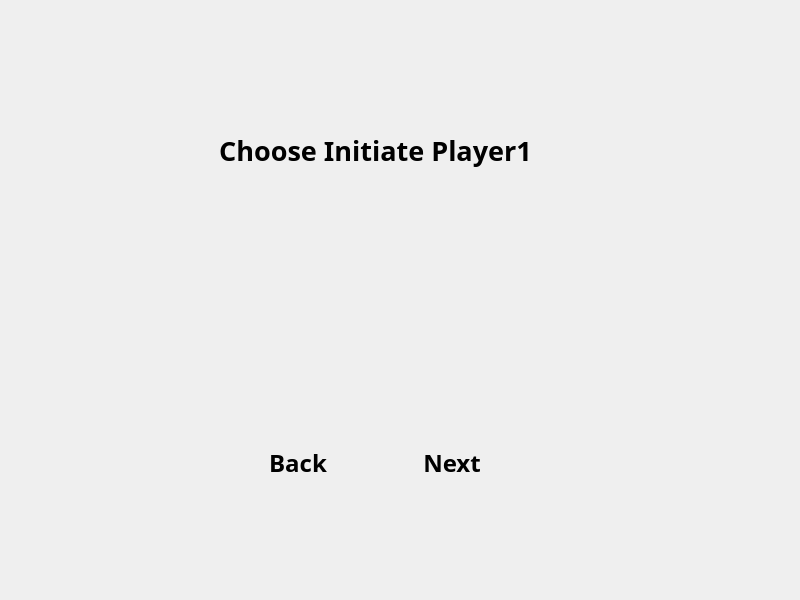
<?xml version="1.0" encoding="UTF-8"?>
<ui version="4.0">
 <class>Player1_Chooser</class>
 <widget class="QWidget" name="Player1_Chooser">
  <property name="geometry">
   <rect>
    <x>0</x>
    <y>0</y>
    <width>800</width>
    <height>600</height>
   </rect>
  </property>
  <property name="windowTitle">
   <string>Form</string>
  </property>
  <widget class="QLabel" name="Bg">
   <property name="geometry">
    <rect>
     <x>0</x>
     <y>0</y>
     <width>800</width>
     <height>600</height>
    </rect>
   </property>
   <property name="text">
    <string/>
   </property>
   <property name="pixmap">
    <pixmap resource="../../assets/assets.qrc">:/Items/titlescreen_new.jpg</pixmap>
   </property>
  </widget>
  <widget class="QLabel" name="ChooserBg">
   <property name="geometry">
    <rect>
     <x>194</x>
     <y>175</y>
     <width>360</width>
     <height>325</height>
    </rect>
   </property>
   <property name="text">
    <string/>
   </property>
   <property name="pixmap">
    <pixmap resource="../../assets/assets.qrc">:/Items/SeedChooser_Background.png</pixmap>
   </property>
   <property name="scaledContents">
    <bool>true</bool>
   </property>
  </widget>
  <widget class="QLabel" name="Title">
   <property name="geometry">
    <rect>
     <x>200</x>
     <y>130</y>
     <width>351</width>
     <height>41</height>
    </rect>
   </property>
   <property name="font">
    <font>
     <family>Papyrus</family>
     <pointsize>20</pointsize>
     <bold>true</bold>
    </font>
   </property>
   <property name="text">
    <string>Choose Initiate Player1</string>
   </property>
   <property name="alignment">
    <set>Qt::AlignCenter</set>
   </property>
  </widget>
  <widget class="QWidget" name="gridLayoutWidget">
   <property name="geometry">
    <rect>
     <x>200</x>
     <y>210</y>
     <width>351</width>
     <height>281</height>
    </rect>
   </property>
   <layout class="QGridLayout" name="gridLayout">
    <item row="2" column="1">
     <widget class="QStackedWidget" name="Stacked_SnowPea">
      <property name="minimumSize">
       <size>
        <width>100</width>
        <height>100</height>
       </size>
      </property>
      <property name="maximumSize">
       <size>
        <width>100</width>
        <height>100</height>
       </size>
      </property>
      <widget class="QWidget" name="page_3">
       <widget class="QPushButton" name="ChooseButton_SnowPea">
        <property name="geometry">
         <rect>
          <x>0</x>
          <y>0</y>
          <width>100</width>
          <height>100</height>
         </rect>
        </property>
        <property name="minimumSize">
         <size>
          <width>100</width>
          <height>100</height>
         </size>
        </property>
        <property name="maximumSize">
         <size>
          <width>100</width>
          <height>100</height>
         </size>
        </property>
        <property name="styleSheet">
         <string notr="true">QPushButton {
    border: none;
    border-image: url(:/Items/ui/ShovelBank.png) 0 0 0 0 stretch stretch;
}</string>
        </property>
        <property name="text">
         <string/>
        </property>
       </widget>
       <widget class="QLabel" name="Img_SnowPea">
        <property name="geometry">
         <rect>
          <x>10</x>
          <y>3</y>
          <width>81</width>
          <height>81</height>
         </rect>
        </property>
        <property name="minimumSize">
         <size>
          <width>81</width>
          <height>81</height>
         </size>
        </property>
        <property name="maximumSize">
         <size>
          <width>81</width>
          <height>81</height>
         </size>
        </property>
        <property name="text">
         <string/>
        </property>
        <property name="pixmap">
         <pixmap resource="../../assets/assets.qrc">:/Items/Plants/SnowPea.png</pixmap>
        </property>
        <property name="alignment">
         <set>Qt::AlignCenter</set>
        </property>
        <property name="textInteractionFlags">
         <set>Qt::NoTextInteraction</set>
        </property>
       </widget>
       <widget class="QLabel" name="SnowPea_Chosen">
        <property name="geometry">
         <rect>
          <x>0</x>
          <y>0</y>
          <width>100</width>
          <height>100</height>
         </rect>
        </property>
        <property name="font">
         <font>
          <family>Papyrus</family>
          <pointsize>14</pointsize>
         </font>
        </property>
        <property name="autoFillBackground">
         <bool>false</bool>
        </property>
        <property name="styleSheet">
         <string notr="true">QPushButton {
    border: none;
    border-image: url(:/Items/ui/SeedChooser_Button.png) 0 0 0 0 stretch stretch;
}

QPushButton:hover {
    border-image: url(:/Items/ui/SeedChooser_Button2.png) 0 0 0 0 stretch stretch;
}

QPushButton:pressed {
    border-image: url(:/Items/ui/SeedChooser_Button_Disabled.png) 0 0 0 0 stretch stretch;
}</string>
        </property>
        <property name="text">
         <string/>
        </property>
        <property name="textFormat">
         <enum>Qt::PlainText</enum>
        </property>
        <property name="pixmap">
         <pixmap resource="../../assets/assets.qrc">:/Items/ui/SeedChooser_Button_Glow.png</pixmap>
        </property>
        <property name="scaledContents">
         <bool>true</bool>
        </property>
        <property name="alignment">
         <set>Qt::AlignCenter</set>
        </property>
        <property name="wordWrap">
         <bool>false</bool>
        </property>
        <property name="textInteractionFlags">
         <set>Qt::NoTextInteraction</set>
        </property>
       </widget>
      </widget>
      <widget class="QWidget" name="page_4"/>
     </widget>
    </item>
    <item row="4" column="0">
     <widget class="QPushButton" name="BackButton">
      <property name="minimumSize">
       <size>
        <width>100</width>
        <height>40</height>
       </size>
      </property>
      <property name="maximumSize">
       <size>
        <width>100</width>
        <height>40</height>
       </size>
      </property>
      <property name="font">
       <font>
        <family>Papyrus</family>
        <pointsize>18</pointsize>
        <bold>true</bold>
       </font>
      </property>
      <property name="autoFillBackground">
       <bool>false</bool>
      </property>
      <property name="styleSheet">
       <string notr="true">QPushButton {
    border: none;
    border-image: url(:/Items/ui/SeedChooser_Button.png) 0 0 0 0 stretch stretch;
}

QPushButton:hover {
    border-image: url(:/Items/ui/SeedChooser_Button2.png) 0 0 0 0 stretch stretch;
}

QPushButton:pressed {
    border-image: url(:/Items/ui/SeedChooser_Button_Disabled.png) 0 0 0 0 stretch stretch;
}</string>
      </property>
      <property name="text">
       <string>Back</string>
      </property>
     </widget>
    </item>
    <item row="2" column="0">
     <widget class="QStackedWidget" name="Stacked_PeaShooterSingle">
      <property name="minimumSize">
       <size>
        <width>100</width>
        <height>100</height>
       </size>
      </property>
      <property name="maximumSize">
       <size>
        <width>100</width>
        <height>100</height>
       </size>
      </property>
      <widget class="QWidget" name="page">
       <widget class="QPushButton" name="ChooseButton_PeaShootSingle">
        <property name="geometry">
         <rect>
          <x>0</x>
          <y>0</y>
          <width>100</width>
          <height>100</height>
         </rect>
        </property>
        <property name="minimumSize">
         <size>
          <width>100</width>
          <height>100</height>
         </size>
        </property>
        <property name="maximumSize">
         <size>
          <width>100</width>
          <height>100</height>
         </size>
        </property>
        <property name="styleSheet">
         <string notr="true">QPushButton {
    border: none;
    border-image: url(:/Items/ui/ShovelBank.png) 0 0 0 0 stretch stretch;
}</string>
        </property>
        <property name="text">
         <string/>
        </property>
       </widget>
       <widget class="QLabel" name="Img_PeaShooterSingle">
        <property name="geometry">
         <rect>
          <x>10</x>
          <y>3</y>
          <width>81</width>
          <height>81</height>
         </rect>
        </property>
        <property name="minimumSize">
         <size>
          <width>81</width>
          <height>81</height>
         </size>
        </property>
        <property name="maximumSize">
         <size>
          <width>81</width>
          <height>81</height>
         </size>
        </property>
        <property name="text">
         <string/>
        </property>
        <property name="pixmap">
         <pixmap resource="../../assets/assets.qrc">:/Items/Plants/PeaShooterSingle.png</pixmap>
        </property>
        <property name="alignment">
         <set>Qt::AlignCenter</set>
        </property>
        <property name="textInteractionFlags">
         <set>Qt::NoTextInteraction</set>
        </property>
       </widget>
       <widget class="QLabel" name="PeaShooterSingle_Chosen">
        <property name="geometry">
         <rect>
          <x>0</x>
          <y>0</y>
          <width>100</width>
          <height>100</height>
         </rect>
        </property>
        <property name="font">
         <font>
          <family>Papyrus</family>
          <pointsize>14</pointsize>
         </font>
        </property>
        <property name="autoFillBackground">
         <bool>false</bool>
        </property>
        <property name="styleSheet">
         <string notr="true">QPushButton {
    border: none;
    border-image: url(:/Items/ui/SeedChooser_Button.png) 0 0 0 0 stretch stretch;
}

QPushButton:hover {
    border-image: url(:/Items/ui/SeedChooser_Button2.png) 0 0 0 0 stretch stretch;
}

QPushButton:pressed {
    border-image: url(:/Items/ui/SeedChooser_Button_Disabled.png) 0 0 0 0 stretch stretch;
}</string>
        </property>
        <property name="text">
         <string/>
        </property>
        <property name="textFormat">
         <enum>Qt::PlainText</enum>
        </property>
        <property name="pixmap">
         <pixmap resource="../../assets/assets.qrc">:/Items/ui/SeedChooser_Button_Glow.png</pixmap>
        </property>
        <property name="scaledContents">
         <bool>true</bool>
        </property>
        <property name="alignment">
         <set>Qt::AlignCenter</set>
        </property>
        <property name="wordWrap">
         <bool>false</bool>
        </property>
        <property name="textInteractionFlags">
         <set>Qt::NoTextInteraction</set>
        </property>
       </widget>
      </widget>
      <widget class="QWidget" name="page_2"/>
     </widget>
    </item>
    <item row="4" column="1">
     <widget class="QPushButton" name="NextBotton">
      <property name="minimumSize">
       <size>
        <width>100</width>
        <height>40</height>
       </size>
      </property>
      <property name="maximumSize">
       <size>
        <width>100</width>
        <height>40</height>
       </size>
      </property>
      <property name="font">
       <font>
        <family>Papyrus</family>
        <pointsize>18</pointsize>
        <bold>true</bold>
       </font>
      </property>
      <property name="autoFillBackground">
       <bool>false</bool>
      </property>
      <property name="styleSheet">
       <string notr="true">QPushButton {
    border: none;
    border-image: url(:/Items/ui/SeedChooser_Button.png) 0 0 0 0 stretch stretch;
}

QPushButton:hover {
    border-image: url(:/Items/ui/SeedChooser_Button2.png) 0 0 0 0 stretch stretch;
}

QPushButton:pressed {
    border-image: url(:/Items/ui/SeedChooser_Button_Disabled.png) 0 0 0 0 stretch stretch;
}</string>
      </property>
      <property name="text">
       <string>Next</string>
      </property>
     </widget>
    </item>
    <item row="3" column="0">
     <widget class="QStackedWidget" name="Stacked_Cabbagepult">
      <property name="minimumSize">
       <size>
        <width>100</width>
        <height>100</height>
       </size>
      </property>
      <property name="maximumSize">
       <size>
        <width>100</width>
        <height>100</height>
       </size>
      </property>
      <widget class="QWidget" name="page_5">
       <widget class="QPushButton" name="ChooseButton_Cabbagepult">
        <property name="geometry">
         <rect>
          <x>0</x>
          <y>0</y>
          <width>100</width>
          <height>100</height>
         </rect>
        </property>
        <property name="minimumSize">
         <size>
          <width>100</width>
          <height>100</height>
         </size>
        </property>
        <property name="maximumSize">
         <size>
          <width>100</width>
          <height>100</height>
         </size>
        </property>
        <property name="styleSheet">
         <string notr="true">QPushButton {
    border: none;
    border-image: url(:/Items/ui/ShovelBank.png) 0 0 0 0 stretch stretch;
}</string>
        </property>
        <property name="text">
         <string/>
        </property>
       </widget>
       <widget class="QLabel" name="Img_Cabbagepult">
        <property name="geometry">
         <rect>
          <x>0</x>
          <y>0</y>
          <width>100</width>
          <height>100</height>
         </rect>
        </property>
        <property name="minimumSize">
         <size>
          <width>81</width>
          <height>81</height>
         </size>
        </property>
        <property name="maximumSize">
         <size>
          <width>146</width>
          <height>146</height>
         </size>
        </property>
        <property name="text">
         <string/>
        </property>
        <property name="pixmap">
         <pixmap resource="../../assets/assets.qrc">:/Items/Plants/Cabbagepult.png</pixmap>
        </property>
        <property name="scaledContents">
         <bool>true</bool>
        </property>
        <property name="alignment">
         <set>Qt::AlignBottom|Qt::AlignRight|Qt::AlignTrailing</set>
        </property>
        <property name="textInteractionFlags">
         <set>Qt::NoTextInteraction</set>
        </property>
       </widget>
       <widget class="QLabel" name="Cabbagepult_Chosen">
        <property name="geometry">
         <rect>
          <x>0</x>
          <y>0</y>
          <width>100</width>
          <height>100</height>
         </rect>
        </property>
        <property name="font">
         <font>
          <family>Papyrus</family>
          <pointsize>14</pointsize>
         </font>
        </property>
        <property name="autoFillBackground">
         <bool>false</bool>
        </property>
        <property name="styleSheet">
         <string notr="true">QPushButton {
    border: none;
    border-image: url(:/Items/ui/SeedChooser_Button.png) 0 0 0 0 stretch stretch;
}

QPushButton:hover {
    border-image: url(:/Items/ui/SeedChooser_Button2.png) 0 0 0 0 stretch stretch;
}

QPushButton:pressed {
    border-image: url(:/Items/ui/SeedChooser_Button_Disabled.png) 0 0 0 0 stretch stretch;
}</string>
        </property>
        <property name="text">
         <string/>
        </property>
        <property name="textFormat">
         <enum>Qt::PlainText</enum>
        </property>
        <property name="pixmap">
         <pixmap resource="../../assets/assets.qrc">:/Items/ui/SeedChooser_Button_Glow.png</pixmap>
        </property>
        <property name="scaledContents">
         <bool>true</bool>
        </property>
        <property name="alignment">
         <set>Qt::AlignCenter</set>
        </property>
        <property name="wordWrap">
         <bool>false</bool>
        </property>
        <property name="textInteractionFlags">
         <set>Qt::NoTextInteraction</set>
        </property>
       </widget>
      </widget>
      <widget class="QWidget" name="page_6"/>
     </widget>
    </item>
    <item row="3" column="1">
     <widget class="QStackedWidget" name="Stacked_Chomper">
      <property name="minimumSize">
       <size>
        <width>100</width>
        <height>100</height>
       </size>
      </property>
      <property name="maximumSize">
       <size>
        <width>100</width>
        <height>100</height>
       </size>
      </property>
      <widget class="QWidget" name="page_7">
       <widget class="QPushButton" name="ChooseButton_Chomper">
        <property name="geometry">
         <rect>
          <x>0</x>
          <y>0</y>
          <width>100</width>
          <height>100</height>
         </rect>
        </property>
        <property name="minimumSize">
         <size>
          <width>100</width>
          <height>100</height>
         </size>
        </property>
        <property name="maximumSize">
         <size>
          <width>100</width>
          <height>100</height>
         </size>
        </property>
        <property name="styleSheet">
         <string notr="true">QPushButton {
    border: none;
    border-image: url(:/Items/ui/ShovelBank.png) 0 0 0 0 stretch stretch;
}</string>
        </property>
        <property name="text">
         <string/>
        </property>
       </widget>
       <widget class="QLabel" name="Img_Chomper">
        <property name="geometry">
         <rect>
          <x>10</x>
          <y>3</y>
          <width>81</width>
          <height>81</height>
         </rect>
        </property>
        <property name="minimumSize">
         <size>
          <width>81</width>
          <height>81</height>
         </size>
        </property>
        <property name="maximumSize">
         <size>
          <width>81</width>
          <height>81</height>
         </size>
        </property>
        <property name="text">
         <string/>
        </property>
        <property name="pixmap">
         <pixmap resource="../../assets/assets.qrc">:/Items/Plants/Chomper.png</pixmap>
        </property>
        <property name="scaledContents">
         <bool>true</bool>
        </property>
        <property name="alignment">
         <set>Qt::AlignCenter</set>
        </property>
        <property name="textInteractionFlags">
         <set>Qt::NoTextInteraction</set>
        </property>
       </widget>
       <widget class="QLabel" name="Chomper_Chosen">
        <property name="geometry">
         <rect>
          <x>0</x>
          <y>0</y>
          <width>100</width>
          <height>100</height>
         </rect>
        </property>
        <property name="font">
         <font>
          <family>Papyrus</family>
          <pointsize>14</pointsize>
         </font>
        </property>
        <property name="autoFillBackground">
         <bool>false</bool>
        </property>
        <property name="styleSheet">
         <string notr="true">QPushButton {
    border: none;
    border-image: url(:/Items/ui/SeedChooser_Button.png) 0 0 0 0 stretch stretch;
}

QPushButton:hover {
    border-image: url(:/Items/ui/SeedChooser_Button2.png) 0 0 0 0 stretch stretch;
}

QPushButton:pressed {
    border-image: url(:/Items/ui/SeedChooser_Button_Disabled.png) 0 0 0 0 stretch stretch;
}</string>
        </property>
        <property name="text">
         <string/>
        </property>
        <property name="textFormat">
         <enum>Qt::PlainText</enum>
        </property>
        <property name="pixmap">
         <pixmap resource="../../assets/assets.qrc">:/Items/ui/SeedChooser_Button_Glow.png</pixmap>
        </property>
        <property name="scaledContents">
         <bool>true</bool>
        </property>
        <property name="alignment">
         <set>Qt::AlignCenter</set>
        </property>
        <property name="wordWrap">
         <bool>false</bool>
        </property>
        <property name="textInteractionFlags">
         <set>Qt::NoTextInteraction</set>
        </property>
       </widget>
      </widget>
      <widget class="QWidget" name="page_8"/>
     </widget>
    </item>
   </layout>
  </widget>
 </widget>
 <resources>
  <include location="../../assets/assets.qrc"/>
 </resources>
 <connections/>
</ui>
